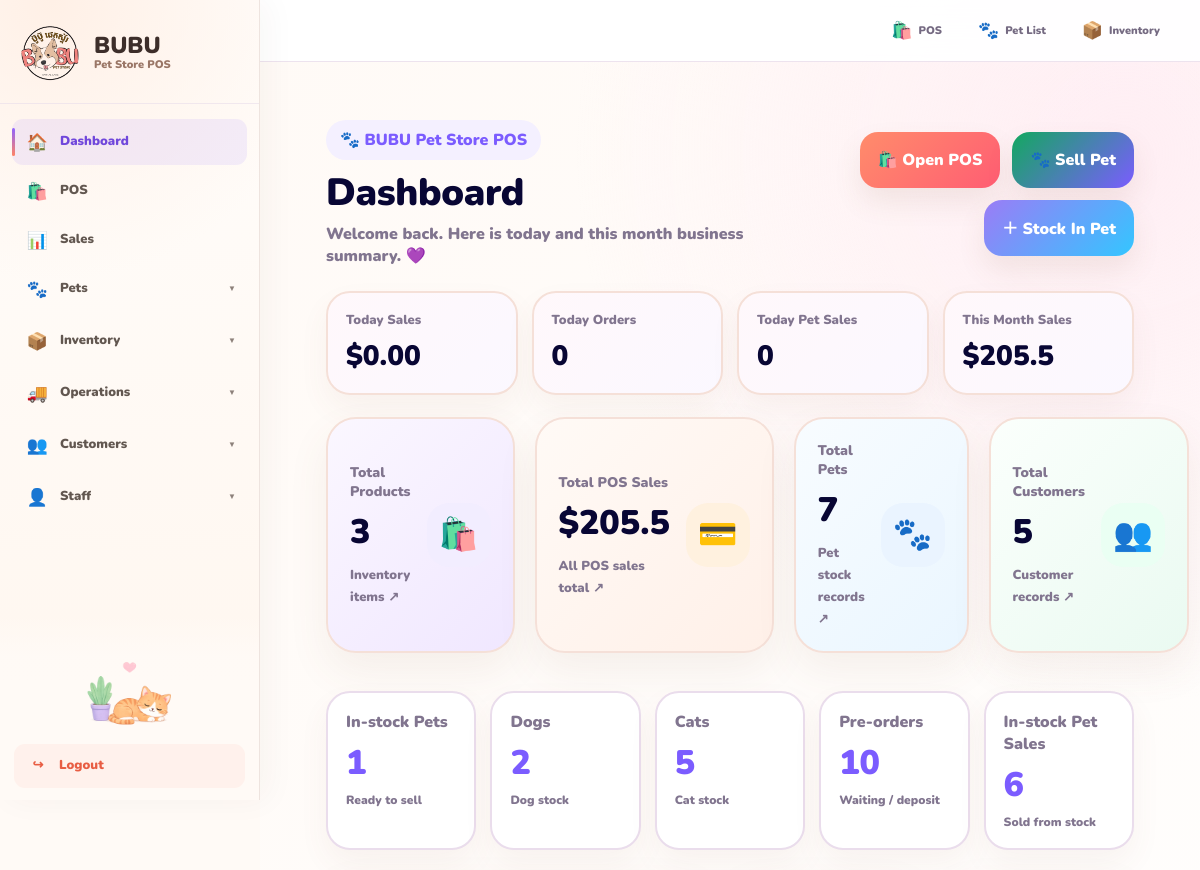
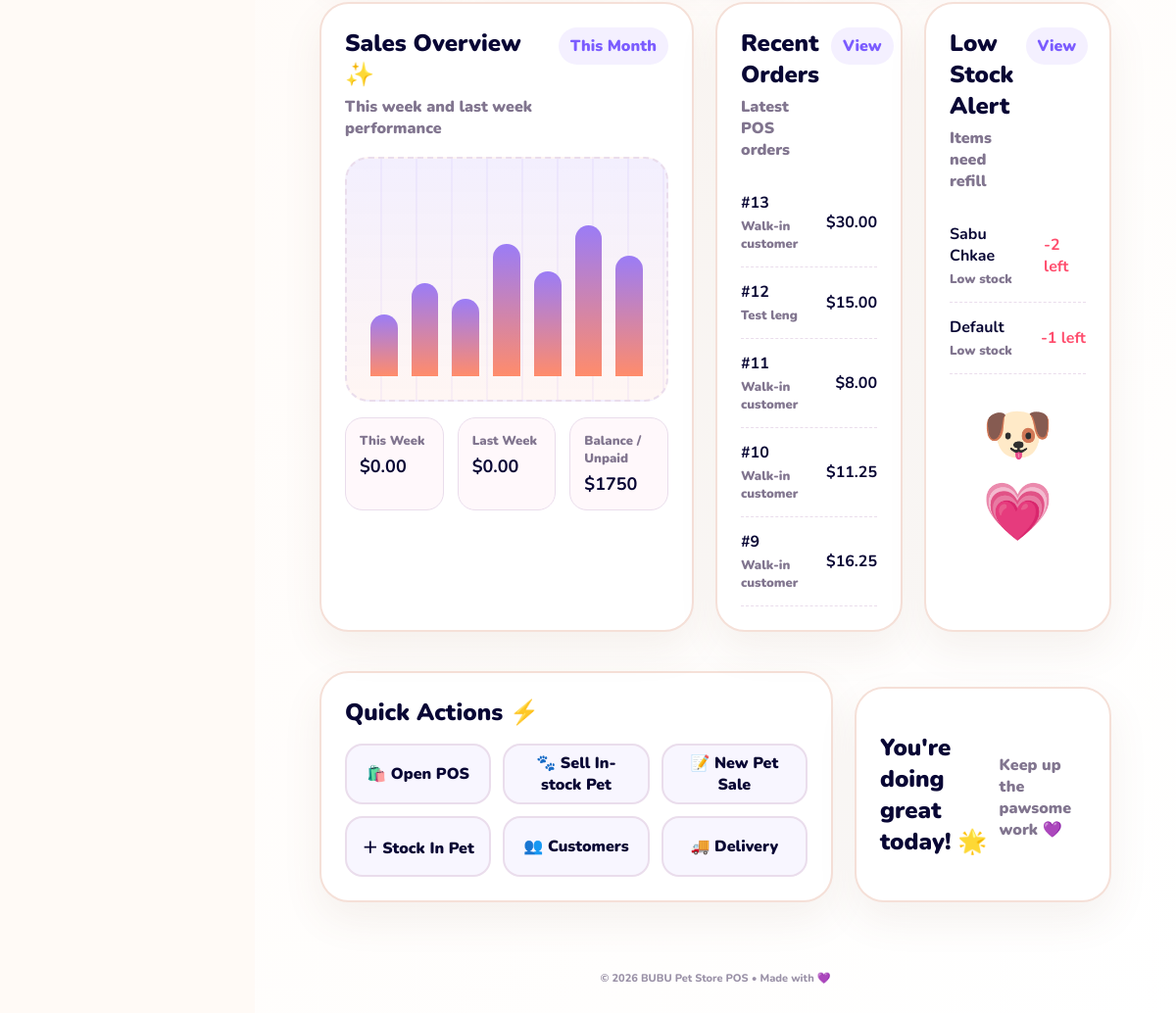
The app's page /, older data (2 pictures, top to bottom).
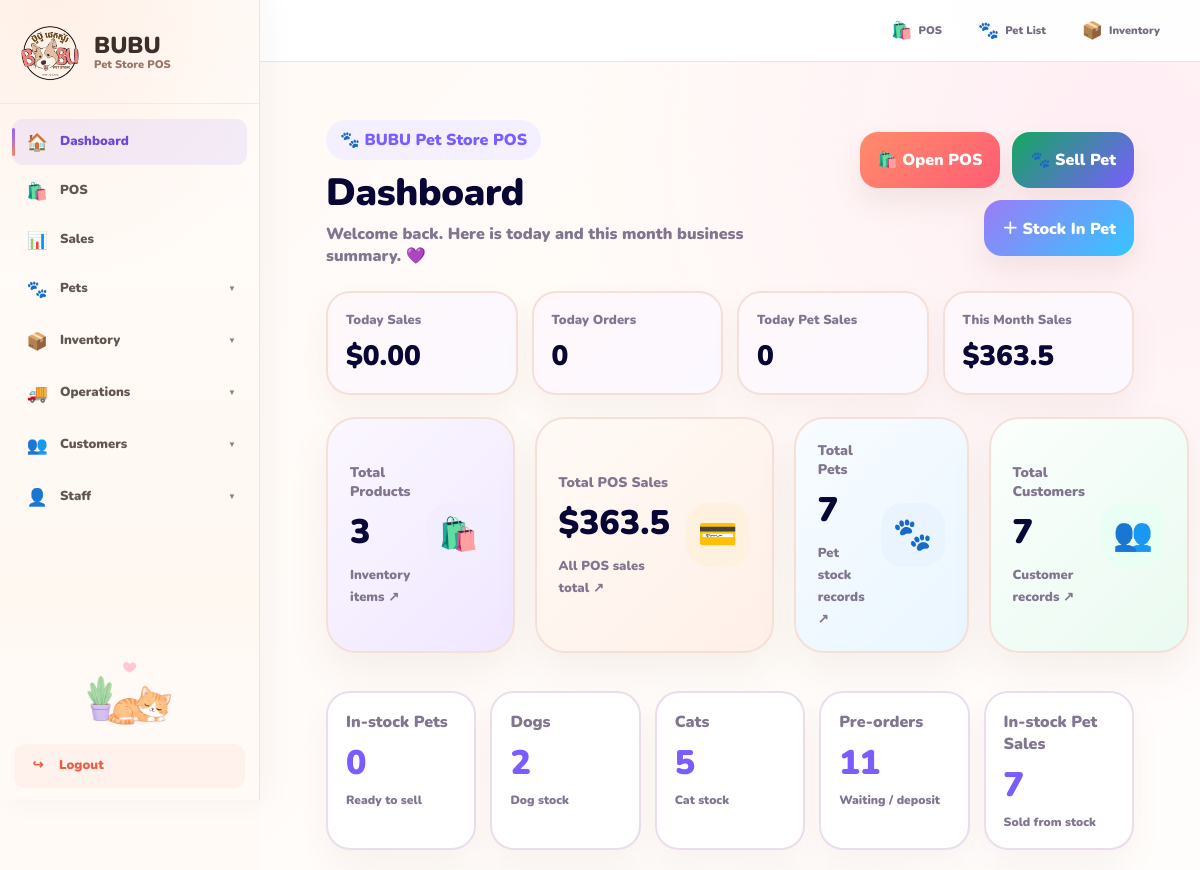
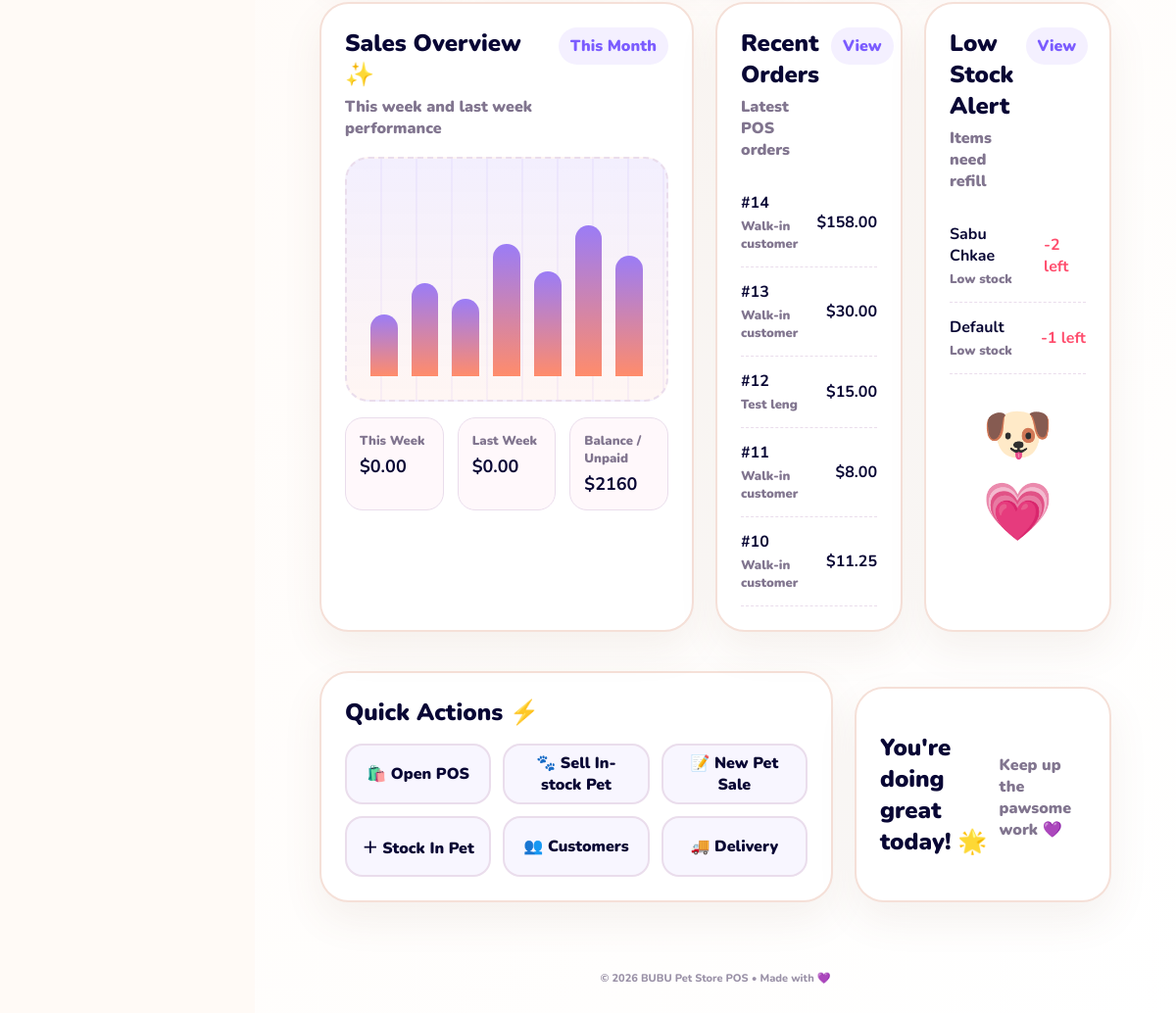
The same page, newer data (2 pictures, top to bottom).
### pos/models.py (models this page shows, shortened)
class Sale(models.Model):
    SALE_TYPE_CHOICES = [
        ("walk_in", "Walk-in"),
        ("prepare_delivery", "Prepare for Delivery"),
    ]
    branch = models.ForeignKey(
        Branch,
        on_delete=models.PROTECT,
        null=True,
        blank=True,
        related_name="sales",
    )
    customer = models.ForeignKey(
        Customer,
        on_delete=models.SET_NULL,
        null=True,
        blank=True,
    )
    sale_type = models.CharField(
        max_length=30,
        choices=SALE_TYPE_CHOICES,
        default="walk_in",
    )
    delivery_created = models.BooleanField(default=False)
    total_amount = models.DecimalField(
        max_digits=10,
        decimal_places=2,
        default=0,
    )
    paid_amount = models.DecimalField(
        max_digits=10,
        decimal_places=2,
        default=0,
    )
    change_amount = models.DecimalField(
        max_digits=10,
        decimal_places=2,
        default=0,
    )
    discount_type = models.CharField(max_length=20, default="percent")
    discount_value = models.DecimalField(max_digits=10, decimal_places=2, default=0)
    discount_amount = models.DecimalField(max_digits=10, decimal_places=2, default=0)
    tax_type = models.CharField(max_length=20, default="percent")
    tax_value = models.DecimalField(max_digits=10, decimal_places=2, default=0)
    tax_amount = models.DecimalField(max_digits=10, decimal_places=2, default=0)
    created_at = models.DateTimeField(auto_now_add=True)

### customers/models.py (models this page shows, shortened)
class Customer(models.Model):
    name = models.CharField(max_length=120)
    phone = models.CharField(max_length=30, blank=True)
    email = models.EmailField(blank=True)
    address = models.TextField(blank=True)
    pet_name = models.CharField(max_length=100, blank=True)
    pet_type = models.CharField(max_length=100, blank=True)
    points = models.IntegerField(default=0)
    total_spent = models.DecimalField(max_digits=12, decimal_places=2, default=0)
    created_at = models.DateTimeField(auto_now_add=True)
    updated_at = models.DateTimeField(auto_now=True)
    created_by = models.ForeignKey(
        User,
        on_delete=models.SET_NULL,
        null=True,
        blank=True,
        related_name="created_customers",
    )
    updated_by = models.ForeignKey(
        User,
        on_delete=models.SET_NULL,
        null=True,
        blank=True,
        related_name="updated_customers",
    )

### inventory/models.py (models this page shows, shortened)
class BranchStock(models.Model):
    branch = models.ForeignKey(
        Branch,
        on_delete=models.CASCADE,
        related_name="stocks",
    )
    variant = models.ForeignKey(
        ItemVariant,
        on_delete=models.CASCADE,
        related_name="branch_stocks",
    )
    quantity = models.IntegerField(default=0)
    class Meta:
        unique_together = ("branch", "variant")

class Item(models.Model):
    UNIT_CHOICES = [
        ("piece", "Piece"),
        ("bottle", "Bottle"),
        ("ml", "ML"),
        ("g", "Gram"),
        ("kg", "KG"),
        ("pack", "Pack"),
        ("box", "Box"),
        ("service", "Service"),
        ("pet", "Pet"),
    ]
    item_type = models.ForeignKey(
        ItemType,
        on_delete=models.SET_NULL,
        null=True,
        blank=True,
        related_name="items",
    )
    name = models.CharField(max_length=200)
    brand = models.CharField(max_length=100, blank=True, default="")
    image = models.ImageField(upload_to="items/", blank=True, null=True)
    unit = models.CharField(max_length=20, choices=UNIT_CHOICES, default="piece")
    cost_price = models.DecimalField(max_digits=10, decimal_places=2, default=0)
    sale_price = models.DecimalField(max_digits=10, decimal_places=2, default=0)
    is_active = models.BooleanField(default=True)
    created_at = models.DateTimeField(auto_now_add=True)

class ItemVariant(models.Model):
    item = models.ForeignKey(
        Item,
        on_delete=models.CASCADE,
        related_name="variants",
    )
    sku = models.CharField(max_length=80, blank=True, default="")
    image = models.ImageField(upload_to="item_variants/", blank=True, null=True)
    color = models.CharField(max_length=50, blank=True, default="")
    size = models.CharField(max_length=50, blank=True, default="")
    label = models.CharField(max_length=100, blank=True, default="")
    quantity = models.IntegerField(default=0)
    cost_price = models.DecimalField(max_digits=10, decimal_places=2, default=0)
    sale_price = models.DecimalField(max_digits=10, decimal_places=2, default=0)
    is_active = models.BooleanField(default=True)
    class Meta:
        ordering = ["item__name", "size", "color", "label", "id"]
        indexes = [
            models.Index(fields=["item", "is_active"]),
            models.Index(fields=["sku"]),
        ]

### core/views.py (the view)
# urls.py: path("", views.dashboard, name="dashboard"),
def dashboard(request):
    today = timezone.localdate()
    first_day_this_month = today.replace(day=1)
    start_this_week = today - timezone.timedelta(days=today.weekday())
    start_last_week = start_this_week - timezone.timedelta(days=7)
    end_last_week = start_this_week - timezone.timedelta(days=1)
    all_sales = Sale.objects.all()
    today_sales_qs = all_sales.filter(created_at__date=today)
    month_sales_qs = all_sales.filter(
        created_at__date__gte=first_day_this_month,
        created_at__date__lte=today,
    )
    this_week_sales_qs = all_sales.filter(
        created_at__date__gte=start_this_week,
        created_at__date__lte=today,
    )
    last_week_sales_qs = all_sales.filter(
        created_at__date__gte=start_last_week,
        created_at__date__lte=end_last_week,
    )
    total_sales = money(
        all_sales.aggregate(total=Coalesce(Sum("total_amount"), Decimal("0.00")))["total"]
    )
    today_sales = money(
        today_sales_qs.aggregate(total=Coalesce(Sum("total_amount"), Decimal("0.00")))["total"]
    )
    this_month_sales = money(
        month_sales_qs.aggregate(total=Coalesce(Sum("total_amount"), Decimal("0.00")))["total"]
    )
    this_week_sales = money(
        this_week_sales_qs.aggregate(total=Coalesce(Sum("total_amount"), Decimal("0.00")))["total"]
    )
    last_week_sales = money(
        last_week_sales_qs.aggregate(total=Coalesce(Sum("total_amount"), Decimal("0.00")))["total"]
    )
    today_orders = today_sales_qs.count()
    total_orders = all_sales.count()
    total_products = Item.objects.count()
    total_customers = Customer.objects.count()
    total_pets = Pet.objects.count()
    in_stock_pets = Pet.objects.filter(status="in_stock").count()
    dog_count = Pet.objects.filter(pet_type="dog").count()
    cat_count = Pet.objects.filter(pet_type="cat").count()
    pet_sales = PetSale.objects.all()
    today_pet_sales = pet_sales.filter(created_at__date=today).count()
    preorder_count = pet_sales.filter(sale_kind="preorder").count()
    instock_pet_sale_count = pet_sales.filter(sale_kind="in_stock").count()
    pet_total_amount = money(
        pet_sales.aggregate(total=Coalesce(Sum("sale_price"), Decimal("0.00")))["total"]
    )
    pet_total_paid = money(
        pet_sales.aggregate(total=Coalesce(Sum("paid_amount"), Decimal("0.00")))["total"]
    )
    total_balance = pet_total_amount - pet_total_paid
    recent_orders = list(
        all_sales.select_related("customer").order_by("-created_at")[:5]
    )
    for order in recent_orders:
        order.total = order.total_amount
    low_stock_items = []
    try:
        low_stock_items = list(
            BranchStock.objects
            .select_related("variant", "branch")
            .filter(quantity__lte=3)
            .order_by("quantity")[:6]
        )
        for stock in low_stock_items:
            if hasattr(stock, "variant") and stock.variant:
                stock.name = stock.variant.label or stock.variant.item.name
            else:
                stock.name = "Low stock item"
            stock.stock = stock.quantity
    except Exception:
        low_stock_items = []
    context = {
        "total_products": total_products,
        "total_sales": total_sales,
        "total_orders": total_orders,
        "total_customers": total_customers,
        "today_sales": today_sales,
        "today_orders": today_orders,
        "today_pet_sales": today_pet_sales,
        "this_month_sales": this_month_sales,
        "total_pets": total_pets,
        "in_stock_pets": in_stock_pets,
        "dog_count": dog_count,
        "cat_count": cat_count,
        "preorder_count": preorder_count,
        "instock_pet_sale_count": instock_pet_sale_count,
        "this_week_sales": this_week_sales,
        "last_week_sales": last_week_sales,
        "total_balance": total_balance,
        "recent_orders": recent_orders,
        "low_stock_items": low_stock_items,
    }
    return render(request, "core/dashboard.html", context)

### core/views.py (called while the page is built)
def money(value):
    return value or Decimal("0.00")

### templates/core/dashboard.html (shortened to what the changed rows need)
{% extends "base.html" %}
{% load static %}
{% block content %}
<div class="dashboard-page">
    <div class="dashboard-head">
        <div>
            <h1>Dashboard</h1>
        </div>
    </div>
    <div class="today-strip">
        <div>
            <span>This Month Sales</span>
            <strong>
                {% if this_month_sales %}
                    ${{ this_month_sales }}
                {% else %}
                    ${{ total_sales|default:"0.00" }}
                {% endif %}
            </strong>
        </div>
    </div>
    <div class="grid-cards">
        <a href="{% url 'item_list' %}" class="card stat purple">
            <div>
                <h2>{{ total_products|default:0 }}</h2>
            </div>
        </a>
        <a href="{% url 'sale_list' %}" class="card stat orange">
            <div>
                <small>Total POS Sales</small>
                <h2>${{ total_sales|default:"0.00" }}</h2>
                <span>All POS sales total ↗</span>
            </div>
        </a>
        <a href="{% url 'pet_list' %}" class="card stat blue">
            <div>
                <h2>{{ total_pets|default:0 }}</h2>
            </div>
        </a>
        <a href="{% url 'customer_list' %}" class="card stat green">
            <div>
                <small>Total Customers</small>
                <h2>{{ total_customers|default:0 }}</h2>
                <span>Customer records ↗</span>
            </div>
        </a>
    </div>
    <div class="pet-summary-grid">
        <a href="{% url 'pet_list' %}?status=in_stock" class="pet-summary-card">
            <span>In-stock Pets</span>
            <strong>{{ in_stock_pets|default:0 }}</strong>
            <em>Ready to sell</em>
        </a>
        <a href="{% url 'pet_sale_list' %}?sale_kind=preorder" class="pet-summary-card">
            <span>Pre-orders</span>
            <strong>{{ preorder_count|default:0 }}</strong>
            <em>Waiting / deposit</em>
        </a>
        <a href="{% url 'pet_sale_list' %}?sale_kind=in_stock" class="pet-summary-card">
            <span>In-stock Pet Sales</span>
            <strong>{{ instock_pet_sale_count|default:0 }}</strong>
            <em>Sold from stock</em>
        </a>
    </div>
    <div class="grid-main">
        <div class="card big sales-card">
            <div class="chart-footer">
                <div>
                    <span>Balance / Unpaid</span>
                    <b>${{ total_balance|default:"0.00" }}</b>
                </div>
            </div>
        </div>
        <div class="card side">
            {% for order in recent_orders %}
                <div class="order">
                    <div>
                        <strong>#{{ order.id }}</strong>
                        <span>{{ order.customer.name|default:"Walk-in customer" }}</span>
                    </div>
                    <b>${{ order.total|default:"0.00" }}</b>
                </div>
            {% empty %}
                <div class="empty-box">
                    <div class="empty-icon">📦✨</div>
                    <h3>No recent orders</h3>
                    <p>New orders will show here.</p>
                </div>
            {% endfor %}
        </div>
        <div class="card side">
            {% for item in low_stock_items %}
                <div class="stock">
                    <div>
                        <strong>{{ item.name }}</strong>
                        <span>Low stock</span>
                    </div>
                    <b class="danger-text">
                        {% if item.stock %}
                            {{ item.stock }}
                        {% elif item.quantity %}
                            {{ item.quantity }}
                        {% else %}
                            0
                        {% endif %}
                        left
                    </b>
                </div>
            {% empty %}
                <div class="empty-stock">
                    <span>No low stock</span>
                    <b>✅</b>
                </div>
            {% endfor %}
        </div>
    </div>
</div>
{% endblock %}

Row changes from the older to the newer data that the page shows:
no longer on this page (row unchanged): Sale: id "9", customer.name "Walk-in customer", total "16.25"
added Sale: id "14", customer.name "Walk-in customer", total "158.00"
Text that changed along with them:
{{ total_sales|default:"0.00" }}: "205.5" → "363.5"
{{ total_customers|default:0 }}: "5" → "7"
{{ in_stock_pets|default:0 }}: "1" → "0"
{{ preorder_count|default:0 }}: "10" → "11"
{{ instock_pet_sale_count|default:0 }}: "6" → "7"
{{ total_balance|default:"0.00" }}: "1750" → "2160"
